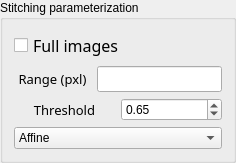
         <widget class="QGroupBox" name="groupBox">
          <property name="title">
           <string>Stitching parameterization</string>
          </property>
          <layout class="QVBoxLayout" name="verticalLayout_8">
           <item>
            <widget class="QCheckBox" name="full_range">
             <property name="sizePolicy">
              <sizepolicy hsizetype="Preferred" vsizetype="Fixed">
               <horstretch>0</horstretch>
               <verstretch>0</verstretch>
              </sizepolicy>
             </property>
             <property name="minimumSize">
              <size>
               <width>0</width>
               <height>0</height>
              </size>
             </property>
             <property name="font">
              <font>
               <family>Noto Sans Cond</family>
               <pointsize>12</pointsize>
               <weight>50</weight>
               <italic>false</italic>
               <bold>false</bold>
              </font>
             </property>
             <property name="toolTip">
              <string>&lt;html&gt;&lt;head/&gt;&lt;body&gt;&lt;p&gt;&lt;span style=&quot; font-size:11pt;&quot;&gt;Check the box if the range of search is the entire image.&lt;/span&gt;&lt;/p&gt;&lt;/body&gt;&lt;/html&gt;</string>
             </property>
             <property name="styleSheet">
              <string notr="true"/>
             </property>
             <property name="text">
              <string>Full images</string>
             </property>
            </widget>
           </item>
           <item>
            <layout class="QHBoxLayout" name="horizontalLayout">
             <item>
              <widget class="QLabel" name="Search_label">
               <property name="sizePolicy">
                <sizepolicy hsizetype="Preferred" vsizetype="Preferred">
                 <horstretch>0</horstretch>
                 <verstretch>0</verstretch>
                </sizepolicy>
               </property>
               <property name="minimumSize">
                <size>
                 <width>77</width>
                 <height>0</height>
                </size>
               </property>
               <property name="maximumSize">
                <size>
                 <width>16777215</width>
                 <height>16777215</height>
                </size>
               </property>
               <property name="font">
                <font>
                 <family>Noto Sans Cond</family>
                 <pointsize>10</pointsize>
                 <weight>50</weight>
                 <italic>false</italic>
                 <bold>false</bold>
                </font>
               </property>
               <property name="styleSheet">
                <string notr="true">font: 10pt &quot;Noto Sans Cond&quot;;</string>
               </property>
               <property name="text">
                <string>Range (pxl)</string>
               </property>
               <property name="alignment">
                <set>Qt::AlignCenter</set>
               </property>
              </widget>
             </item>
             <item>
              <widget class="QLineEdit" name="Range_Edit">
               <property name="sizePolicy">
                <sizepolicy hsizetype="Preferred" vsizetype="Fixed">
                 <horstretch>0</horstretch>
                 <verstretch>0</verstretch>
                </sizepolicy>
               </property>
               <property name="maximumSize">
                <size>
                 <width>16777215</width>
                 <height>16777215</height>
                </size>
               </property>
               <property name="font">
                <font>
                 <family>Noto Sans Cond</family>
                 <pointsize>10</pointsize>
                 <weight>50</weight>
                 <italic>false</italic>
                 <bold>false</bold>
                </font>
               </property>
               <property name="toolTip">
                <string>&lt;html&gt;&lt;head/&gt;&lt;body&gt;&lt;p&gt;&lt;span style=&quot; font-size:11pt;&quot;&gt;Give the length (pxl) of search in each image.&lt;/span&gt;&lt;/p&gt;&lt;/body&gt;&lt;/html&gt;</string>
               </property>
              </widget>
             </item>
            </layout>
           </item>
           <item>
            <layout class="QHBoxLayout" name="horizontalLayout_5">
             <item>
              <widget class="QLabel" name="Threshold_label">
               <property name="sizePolicy">
                <sizepolicy hsizetype="Preferred" vsizetype="Preferred">
                 <horstretch>0</horstretch>
                 <verstretch>0</verstretch>
                </sizepolicy>
               </property>
               <property name="minimumSize">
                <size>
                 <width>77</width>
                 <height>0</height>
                </size>
               </property>
               <property name="maximumSize">
                <size>
                 <width>16777215</width>
                 <height>16777215</height>
                </size>
               </property>
               <property name="font">
                <font>
                 <family>Noto Sans Cond</family>
                 <pointsize>10</pointsize>
                 <weight>50</weight>
                 <italic>false</italic>
                 <bold>false</bold>
                </font>
               </property>
               <property name="styleSheet">
                <string notr="true">font: 10pt &quot;Noto Sans Cond&quot;;</string>
               </property>
               <property name="text">
                <string>Threshold</string>
               </property>
               <property name="alignment">
                <set>Qt::AlignCenter</set>
               </property>
              </widget>
             </item>
             <item>
              <widget class="QDoubleSpinBox" name="Tresh_spinBox">
               <property name="sizePolicy">
                <sizepolicy hsizetype="Preferred" vsizetype="Preferred">
                 <horstretch>0</horstretch>
                 <verstretch>0</verstretch>
                </sizepolicy>
               </property>
               <property name="minimumSize">
                <size>
                 <width>77</width>
                 <height>0</height>
                </size>
               </property>
               <property name="maximumSize">
                <size>
                 <width>16777215</width>
                 <height>16777215</height>
                </size>
               </property>
               <property name="toolTip">
                <string>&lt;html&gt;&lt;head/&gt;&lt;body&gt;&lt;p&gt;&lt;span style=&quot; font-size:11pt;&quot;&gt;Threshold for best matching selection.&lt;/span&gt;&lt;/p&gt;&lt;/body&gt;&lt;/html&gt;</string>
               </property>
               <property name="decimals">
                <number>2</number>
               </property>
               <property name="maximum">
                <double>1.000000000000000</double>
               </property>
               <property name="singleStep">
                <double>0.050000000000000</double>
               </property>
               <property name="value">
                <double>0.650000000000000</double>
               </property>
              </widget>
             </item>
            </layout>
           </item>
           <item>
            <widget class="QComboBox" name="Transfo_box">
             <property name="toolTip">
              <string>&lt;html&gt;&lt;head/&gt;&lt;body&gt;&lt;p&gt;&lt;span style=&quot; font-size:11pt;&quot;&gt;Transformation matrix that must be used to perform the stitching&lt;/span&gt;&lt;/p&gt;&lt;/body&gt;&lt;/html&gt;</string>
             </property>
             <property name="currentIndex">
              <number>1</number>
             </property>
             <item>
              <property name="text">
               <string>Translation</string>
              </property>
             </item>
             <item>
              <property name="text">
               <string>Affine</string>
              </property>
             </item>
             <item>
              <property name="text">
               <string>Homography</string>
              </property>
             </item>
            </widget>
           </item>
          </layout>
         </widget>
